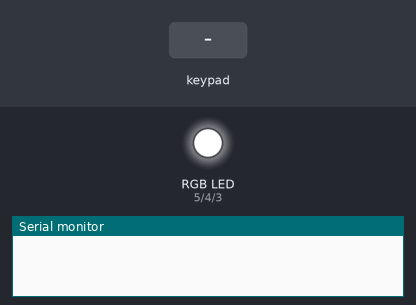
Simulated run of this sketch. Board: Arduino Uno, built with avr-gcc and run on an emulated ATmega328P. Parts: an RGB LED mixed from three pins (HIGH = lit), the last lines printed to the serial monitor. Inputs (shaded band) come from the test bench.

Above: at 1.2 s.
1.3 s: keypad keys 1 3 1 2 1 1 1 0 pressed 0.4 s apart
At 3.3 s:
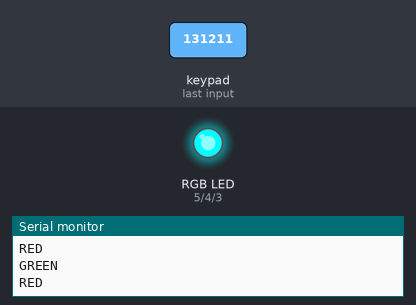
6.0 s: key '4' pressed
At 6.6 s:
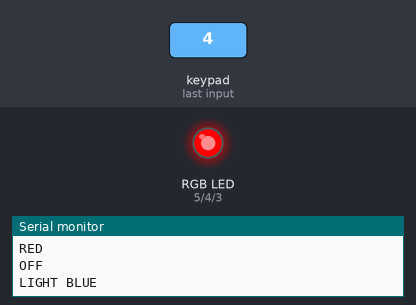
7.5 s: key '5' pressed
At 7.8 s:
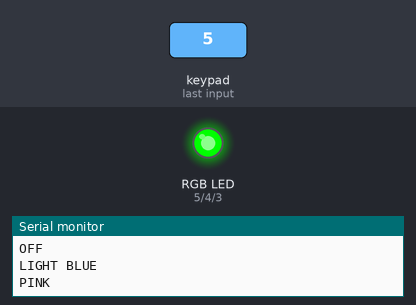
9.0 s: keypad keys 9 8 7 6 pressed 0.4 s apart
At 11.0 s:
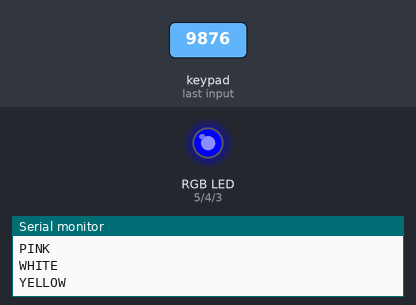
12.1 s: key '1' pressed
At 12.4 s:
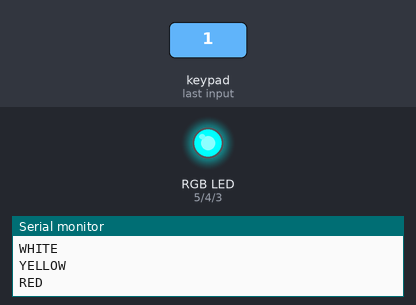
13.6 s: key '2' pressed
At 15.0 s:
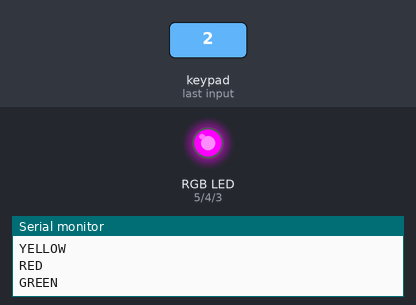
Timing chart, 0 to 16.1 s (numbered marks = the images above; inputs shaded):
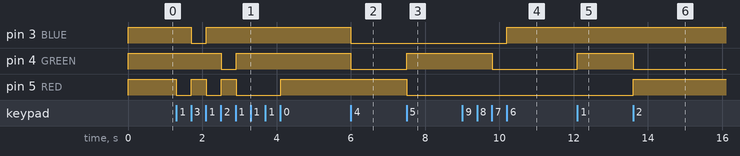

The sketch:

Keyboard_RGB.ino
```cpp
#include "Keypad.h"

#define RED 5
#define GREEN 4
#define BLUE 3

const byte rows = 4;
const byte cols = 4;
char keymap[rows][cols] =
{
 {'1', '2', '3', 'A'},
 {'4', '5', '6', 'B'},
 {'7', '8', '9', 'C'},
 {'*', '0', '#','D'}
};

byte rows_pins[rows]= { 13, 12, 11, 10 };
byte cols_pins[cols]= { 9, 8, 7, 6 };

Keypad keypad = Keypad(makeKeymap(keymap), rows_pins, cols_pins, rows, cols);

bool red_state = true;
bool green_state = true;
bool blue_state = true;
bool is_on = false;

unsigned long previousMillis = 0;
int interval = 1000;
bool blinking = false;


void setup() {
  Serial.begin(115200);
  pinMode(RED, OUTPUT);
  pinMode(GREEN, OUTPUT);
  pinMode(BLUE, OUTPUT);

  digitalWrite(RED, HIGH);
  digitalWrite(GREEN, HIGH);
  digitalWrite(BLUE, HIGH);
}

void SelectColor(char color) {
  switch(color) {
    case '1':
              red_state = false;
              green_state = true;
              blue_state = true;
              Serial.println("RED");
    break;

    case '2':
              red_state = true;
              green_state = false;
              blue_state = true;
              Serial.println("GREEN");
    break;

    case '3':
              red_state = true;
              green_state = true;
              blue_state = false;
              Serial.println("BLUE");
    break;

    case '4':
              red_state = true;
              green_state = false;
              blue_state = false;
              Serial.println("LIGHT BLUE");
    break;

    case '5':
              red_state = false;
              green_state = true;
              blue_state = false;
              Serial.println("PINK");
    break;

    case '6':
              red_state = false;
              green_state = false;
              blue_state = true;
              Serial.println("YELLOW");
    break;

    case '7':
              red_state = false;
              green_state = false;
              blue_state = false;
              Serial.println("WHITE");
    break;

    case '0':
              red_state = true;
              green_state = true;
              blue_state = true;
            Serial.println("OFF");
    break;
  }
}

void SelectMode(char mode) {
  switch(mode) {
    case 'A':
              blinking = false;
              interval = 0;
              Serial.println("Mode A: ON");
    break;

    case 'B':
              blinking = true;
              interval = 1000;
              Serial.println("Mode B: Blink 1s");
    break;

    case 'C':
              blinking = true;
              interval = 500;
              Serial.println("Mode C: Blink 0.5s");
    break;

    case 'D':
              blinking = true;
              interval = 250;
              Serial.println("Mode D: Blink 0.25s");
    break;
  }
}

void ApplyColor() {
  digitalWrite(RED, red_state ? HIGH : LOW);
  digitalWrite(GREEN, green_state ? HIGH : LOW);
  digitalWrite(BLUE, blue_state ? HIGH : LOW);
}

void Blinking() {
  unsigned long currentMillis = millis();

  if (blinking) {
    if (currentMillis - previousMillis >= interval) {
      previousMillis = currentMillis;

      if (is_on) {
        ApplyColor();
      }
      else {
        digitalWrite(RED, HIGH);
        digitalWrite(GREEN, HIGH);
        digitalWrite(BLUE, HIGH);
      }
      is_on = !is_on;
    }
  } else {
    ApplyColor();
  }
}

void CheckKey(char key) {
  SelectColor(key);
  SelectMode(key);
}

void loop() {
  char keypressed = keypad.getKey();

  if (keypressed != NO_KEY) {
    CheckKey(keypressed);
  }

  Blinking();
}
```

Key.cpp
```cpp
// (licence header left out)
#include "Key.h"


// default constructor
Key::Key() {
	kchar = NO_KEY;
	kstate = IDLE;
	stateChanged = false;
}

// constructor
Key::Key(char userKeyChar) {
	kchar = userKeyChar;
	kcode = -1;
	kstate = IDLE;
	stateChanged = false;
}


void Key::key_update (char userKeyChar, KeyState userState, boolean userStatus) {
	kchar = userKeyChar;
	kstate = userState;
	stateChanged = userStatus;
}


/*
|| @changelog
|| | 1.0 2012-06-04 - Mark Stanley : Initial Release
|| #
*/
```

Key.h
```cpp
// (licence header left out)
#ifndef Keypadlib_KEY_H_
#define Keypadlib_KEY_H_

#include <Arduino.h>

#define OPEN LOW
#define CLOSED HIGH

typedef unsigned int uint;
typedef enum{ IDLE, PRESSED, HOLD, RELEASED } KeyState;

const char NO_KEY = '\0';

class Key {
public:
	// members
	char kchar;
	int kcode;
	KeyState kstate;
	boolean stateChanged;

	// methods
	Key();
	Key(char userKeyChar);
	void key_update(char userKeyChar, KeyState userState, boolean userStatus);

private:

};

#endif

/*
|| @changelog
|| | 1.0 2012-06-04 - Mark Stanley : Initial Release
|| #
*/
```

Measured:
- after the input at 1.3 s, pin 3 (BLUE): HIGH → LOW after 0.41 s, → HIGH 0.39 s later; pin 4 (GREEN): HIGH → LOW after 1.2 s, → HIGH 0.40 s later; pin 5 (RED): goes LOW 0.40 s, HIGH 0.39 s, LOW 0.40 s, HIGH 0.40 s, LOW 1.2 s, then HIGH, starting at once
- after the input at 6.0 s, pin 3 (BLUE), pin 4 (GREEN): HIGH → LOW at once
- after the input at 7.5 s, pin 4 (GREEN): LOW → HIGH at once; pin 5 (RED): HIGH → LOW at once
- after the input at 9.0 s, pin 3 (BLUE): LOW → HIGH after 1.2 s; pin 4 (GREEN): HIGH → LOW after 0.81 s
- after the input at 12.1 s, pin 4 (GREEN): LOW → HIGH at once
- after the input at 13.6 s, pin 4 (GREEN): HIGH → LOW at once; pin 5 (RED): LOW → HIGH at once
